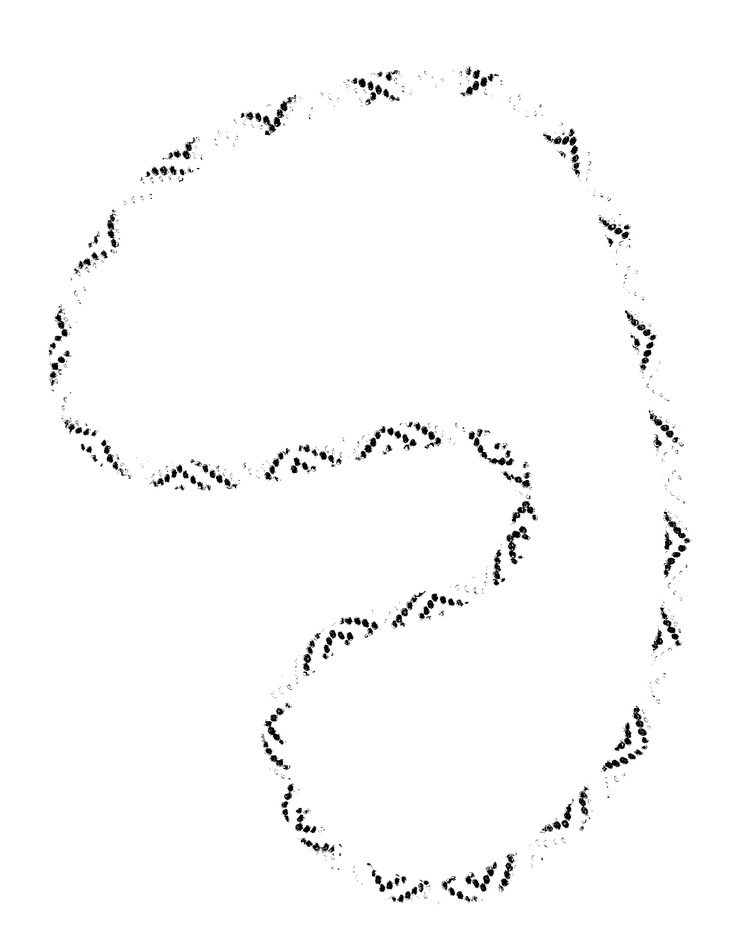
#> input picture beads-photo-2-yellow.jpg, 750 x 940 px, shrunk from 2540 x 3182 before the run
$ python bracelet-pattern-extractor.py
#> lines starting #> are read from the running program, lines starting #| are printed output that depends on the picture; after the words box and inside, x2 and y2 are one past the last pixel; in counts of white or black regions, pixels touching at a corner belong together; long printed decimals are rounded
# Mask images were produced "by hand" using https://github.com/rharriszzz/hsv_tools/blob/main/hsv_picker.py

import numpy as np
import matplotlib.pyplot as plt
from skimage import measure, morphology, filters
from skimage.io import imread
from skimage.morphology import binary_closing, remove_small_objects, disk, skeletonize
from skimage.graph import route_through_array
from scipy.spatial import distance
from scipy.interpolate import splprep, splev
from sklearn.linear_model import RANSACRegressor

# x_centerline, y_centerline = compute_bracelet_centerline_spline('yellow_mask.png', 'red_mask.png', 'black_mask.png')
# [23 lines left out: function compute_bracelet_centerline_spline, not called in this run]


def detect_beads_from_mask(mask, area_min, area_max,
                           smoothing_sigma=0, plot_debug=False,
                           bucket_size=20):
    """
    Detect bead centers from a binary mask, using area filtering.

    Args:
        mask (np.ndarray): Input binary mask (beads = black or 1, background = white or 0).
        area_min (float): Minimum area of a bead in pixels.
        area_max (float): Maximum area of a bead in pixels.
        smoothing_sigma (float): Optional Gaussian blur before processing.
        plot_debug (bool): If True, plot intermediate steps.
        bucket_size (int): Size of buckets for region size debugging.

    Returns:
        List of bead properties: each as a dict with x, y, area, major_axis, minor_axis, orientation.
    """

    # Step 1: Preprocessing
    # If the input is already a boolean mask (black=True), use it directly
    if mask.dtype == bool:
        binary = mask
    else:
        # convert image to boolean: black (<128) → True, white → False
        mask_bool = (mask < 128)
        if smoothing_sigma > 0:
            blurred = gaussian_filter(mask_bool.astype(float), sigma=smoothing_sigma)
            threshold = filters.threshold_otsu(blurred)
            binary = blurred > threshold
        else:
            binary = mask_bool

    # Step 2: Label regions
    labeled_mask = measure.label(binary)
    props = measure.regionprops(labeled_mask)

    # DEBUG: bucket region sizes into ranges and plot total pixels per bucket
    sizes = [p.area for p in props]
    if sizes:
        max_size = max(sizes)
        # create buckets: 0–(bucket_size-1), bucket_size–(2*bucket_size-1), ...
        bins = list(range(0, int(max_size) + bucket_size, bucket_size))
        bin_centers = [(b + bucket_size/2) for b in bins[:-1]]
        pixels_per_bin = []
        for start in bins[:-1]:
            end = start + bucket_size
            pixels = sum(a for a in sizes if start <= a < end)
            pixels_per_bin.append(pixels)

        # filter out empty buckets
        plot_centers = [c for c, p in zip(bin_centers, pixels_per_bin) if p > 0]
        plot_pixels = [p for p in pixels_per_bin if p > 0]
        plt.figure()
        plt.plot(plot_centers, plot_pixels,
                 marker='o', linestyle='None', markersize=3)
        plt.xlabel('Region size bucket center (pixels)')
        plt.ylabel('Total pixels in bucket')
        plt.title(f'Pixel count by region size (bucket={bucket_size})')
        plt.show()

    # Step 3: Area-based filtering (area_min and area_max are passed in)
    bead_list = []
    for p in props:
        if area_min <= p.area <= area_max:
            bead_info = {
                'x': float(p.centroid[1]),   # ensure native Python float
                'y': float(p.centroid[0]),
                'area': float(p.area),
                'major_axis': float(p.major_axis_length),
                'minor_axis': float(p.minor_axis_length),
                'orientation': float(p.orientation)  # Radians, CCW from x-axis
            }
            bead_list.append(bead_info)

    if plot_debug:
        fig, ax = plt.subplots(figsize=(8, 8))
        # display True→black, False→white
        ax.imshow(binary, cmap='gray_r', vmin=0, vmax=1)
        for bead in bead_list:
            # half the previous size
            ax.plot(bead['x'], bead['y'], 'ro', markersize=2)
        ax.set_title(f"Detected {len(bead_list)} beads")
        plt.show()

    return bead_list


def main():
    # estimated radius/area and filter bounds
    estimated_radius = 12.5  # pixels, as found before
    estimated_area = np.pi * estimated_radius**2
    area_tolerance = 0.6
    area_min = estimated_area * (1 - area_tolerance)
    area_max = estimated_area * (1 + area_tolerance)
    print(f"Area filter: min={area_min:.2f} px^2, max={area_max:.2f} px^2")

    runs = {
        "yellow": ["beads-photo-2-yellow.jpg"],
        "yellow+red": ["beads-photo-2-yellow.jpg", "beads-photo-2-red.jpg"],
        "yellow+red+black": [
            "beads-photo-2-yellow.jpg",
            "beads-photo-2-red.jpg",
            "beads-photo-2-black.jpg",
        ],
    }

    for name, paths in runs.items():
        # load & threshold each mask (<128 → True)
        imgs = [imread(p) for p in paths]
#> imgs = 1 item
        combined = (imgs[0] < 128)
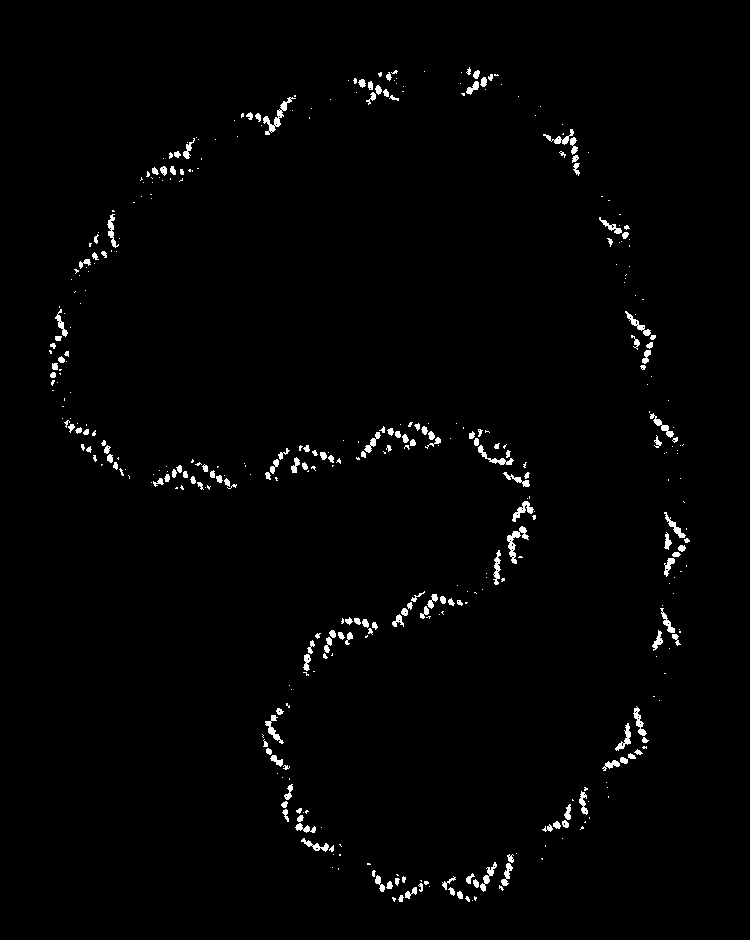
#> combined: shape (940, 750) bool; 1.5% white; 415 white regions (242 under 20 px)
        for img in imgs[1:]:
            combined |= (img < 128)
#> this loop made 0 passes

        print(f"\n=== Running on '{name}' mask(s): {paths} ===")
        beads = detect_beads_from_mask(
            combined,
            area_min,
            area_max,
            plot_debug=True
        )
#> in detect_beads_from_mask, `labeled_mask = measure.label(binary)`:
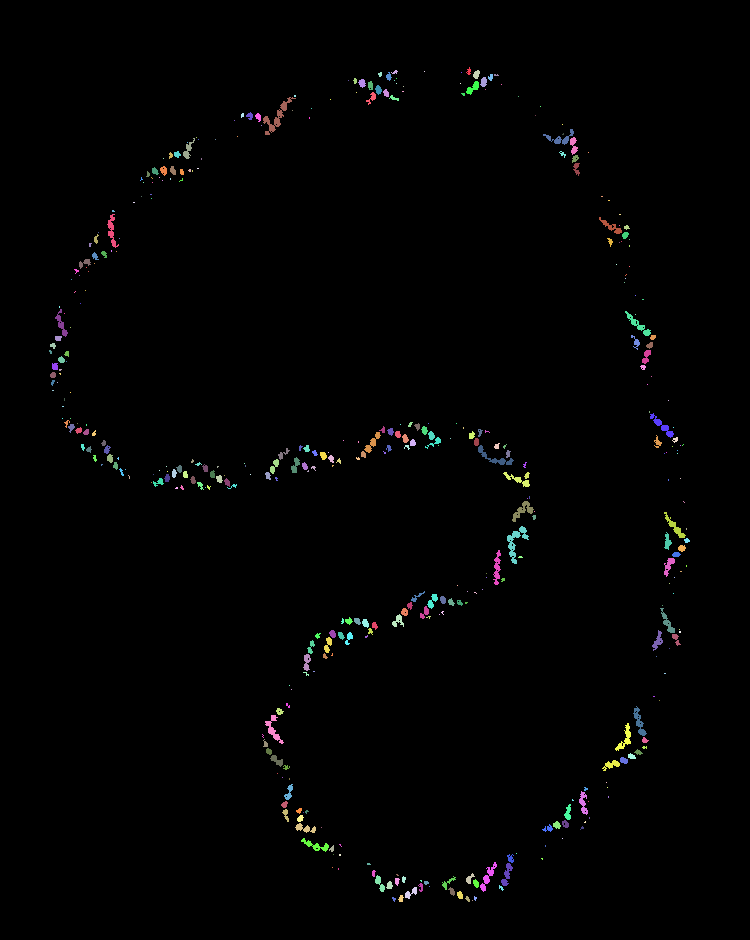
#> labeled_mask: shape (940, 750) int32; 416 distinct labels, from 0 to 415; one colour per label, 0 black
#> in detect_beads_from_mask, `props = measure.regionprops(labeled_mask)`: props = 415 regions; largest, box (x1, y1, x2, y2) and area: (263, 97, 296, 135) 274, (507, 526, 529, 564) 265, (478, 445, 514, 465) 175, (512, 501, 534, 522) 169, (265, 715, 284, 744) 164
#> in detect_beads_from_mask, `sizes = [p.area for p in props]`: sizes = 415 values, max 274 at index 31, min 1 at index 3, mean 25.22
#> in detect_beads_from_mask, `max_size = max(sizes)`: max_size = 274
#> the loop in detect_beads_from_mask, `for start in bins[:-1]:` made 14 passes
#> pixels on passes 1 to 12: 979, 2918, 1593, 809, 616, 660, 494, 1351, 508, 0, 0, 0
#> after the loop in detect_beads_from_mask, `for start in bins[:-1]:`: pixels_per_bin = [979, 2918, 1593, 809, 616, 660, 494, 1351, 508, 0, 0, 0, 0, 539]
#> in detect_beads_from_mask, `plot_centers = [c for c, p in zip(bin_centers, pixels_per_bin) if p > 0]`: plot_centers = [10, 30, 50, 70, 90, 110, 130, 150, 170, 270]
#> in detect_beads_from_mask, `plot_pixels = [p for p in pixels_per_bin if p > 0]`: plot_pixels = [979, 2918, 1593, 809, 616, 660, 494, 1351, 508, 539]
#> in detect_beads_from_mask, `plt.show()`:
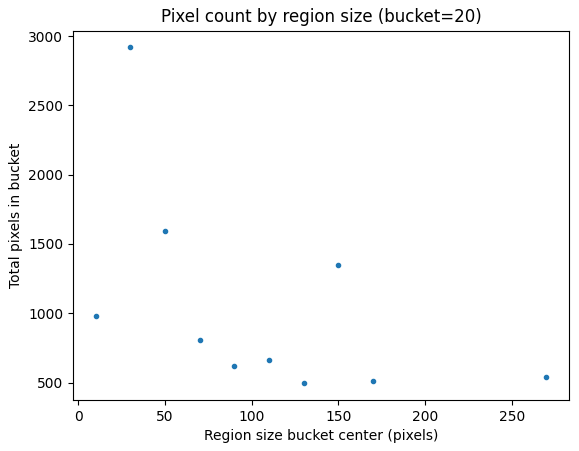
#> figure drawn by matplotlib, 1 panel; curve peaks at x = 30, y = 2918
#> after the loop in detect_beads_from_mask, `for p in props:`: bead_list = 2 items
#> the loop in detect_beads_from_mask, `for bead in bead_list:` made 2 passes
#> in detect_beads_from_mask, `plt.show()`:
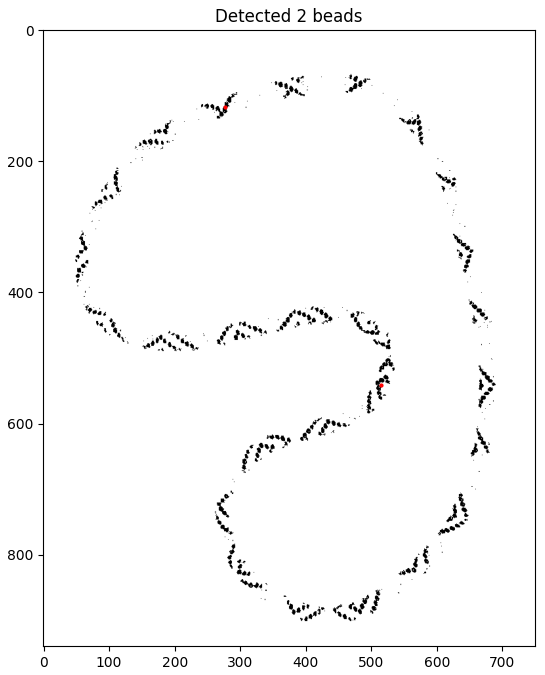
#> figure drawn by matplotlib, 1 panel
#> beads = 2 items
        print(f"Found {len(beads)} beads for '{name}'.")
#| Found 2 beads for 'yellow'.
        for bead in beads[:5]:
            print(bead)
#> this loop made 2 passes
#| {'x': 276.489, 'y': 116.690, 'area': 274.0, 'major_axis': 47.885, 'minor_axis': 14.869, 'orientation': -0.623}
#| {'x': 515.408, 'y': 541.517, 'area': 265.0, 'major_axis': 42.107, 'minor_axis': 18.297, 'orientation': -0.3318}
#> pass 2 of the loop in main, `for name, paths in runs.items():`:
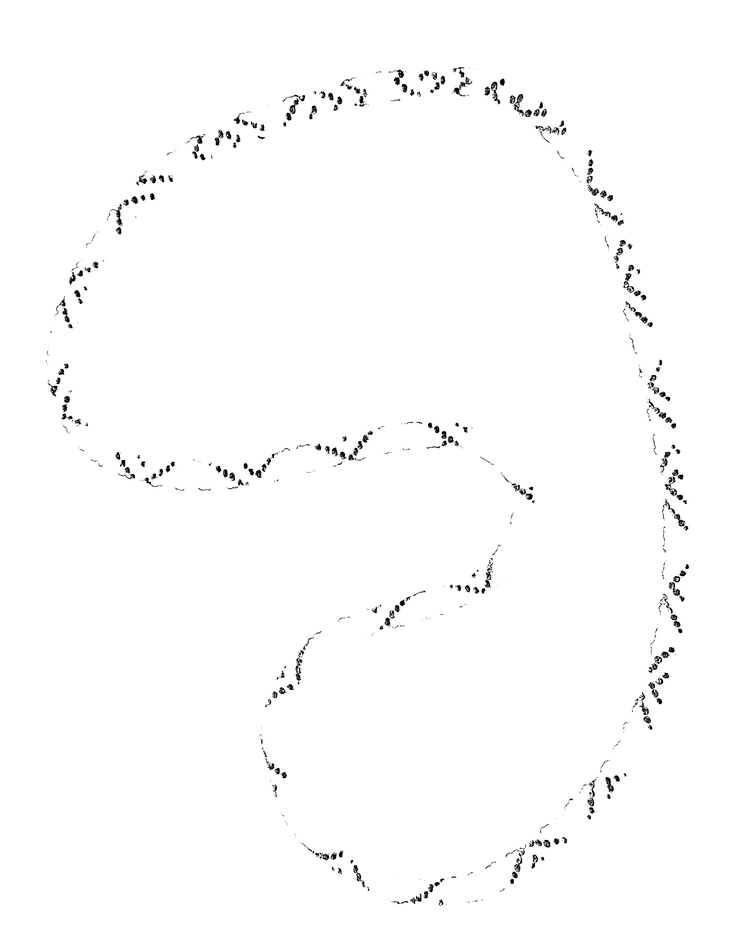
#> input picture beads-photo-2-red.jpg, 750 x 940 px, shrunk from 2540 x 3182 before the run
#> the loop in main, `for img in imgs[1:]:` made 1 pass
#> pass 1, in main, `combined |= (img < 128)`:
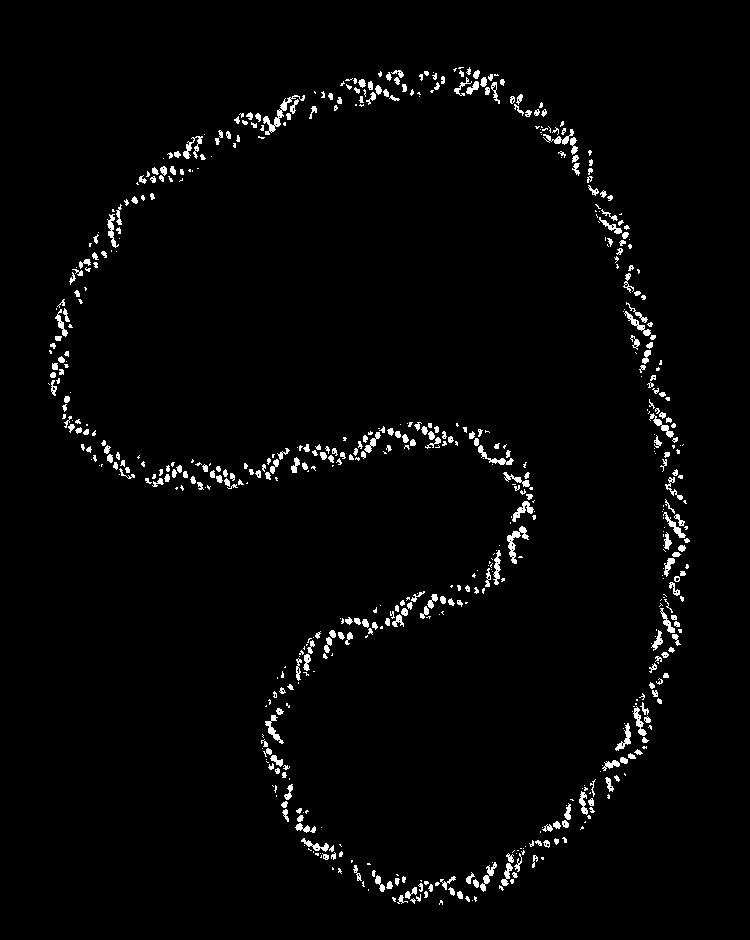
#> combined: shape (940, 750) bool; 2.4% white; 635 white regions (307 under 20 px)
#> labeled_mask: shape (940, 750) int32; 636 distinct labels, from 0 to 635
#> props = 635 regions; largest, box (x1, y1, x2, y2) and area: (263, 95, 305, 135) 308, (507, 526, 529, 564) 265, (478, 445, 514, 465) 177, (183, 136, 203, 159) 175, (512, 501, 534, 522) 169
#> sizes = 635 values, max 308 at index 42, min 1 at index 9, mean 26.49
#> max_size = 308
#> the loop in detect_beads_from_mask (call 2), `for start in bins[:-1]:` made 16 passes
#> pixels on passes 1 to 8: 2263, 6330, 2353, 1290, 690, 764, 502, 1213
#> after the loop in detect_beads_from_mask (call 2), `for start in bins[:-1]:`: pixels_per_bin = [2263, 6330, 2353, 1290, 690, 764, 502, 1213, 846, 0, 0, 0, 0, 265, 0, 308]
#> plot_centers = [10, 30, 50, 70, 90, 110, 130, 150, 170, 270, 310]
#> plot_pixels = [2263, 6330, 2353, 1290, 690, 764, 502, 1213, 846, 265, 308]
#> the loop in detect_beads_from_mask (call 2), `for bead in bead_list:` made 2 passes
#> in detect_beads_from_mask (call 2), `plt.show()`:
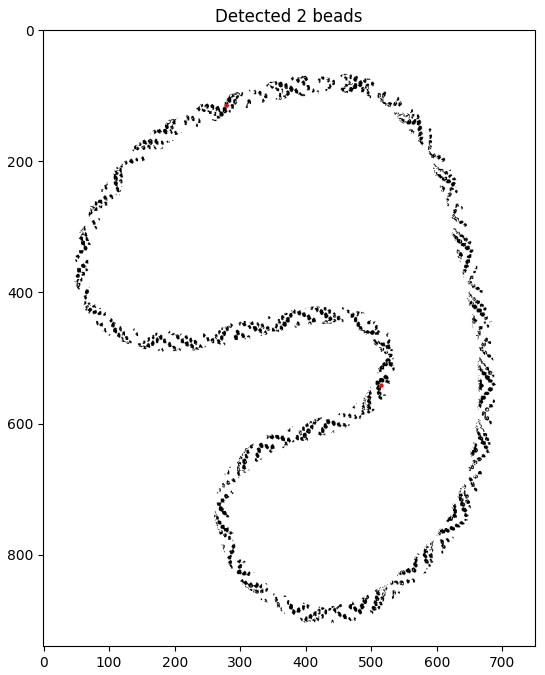
#> figure drawn by matplotlib, 1 panel
#| Found 2 beads for 'yellow+red'.
#> the loop in main, `for bead in beads[:5]:` made 2 passes
#| {'x': 278.893, 'y': 114.529, 'area': 308.0, 'major_axis': 58.116, 'minor_axis': 16.314, 'orientation': -0.7218}
#| {'x': 515.408, 'y': 541.517, 'area': 265.0, 'major_axis': 42.107, 'minor_axis': 18.297, 'orientation': -0.3318}
#> pass 3 of the loop in main, `for name, paths in runs.items():`:
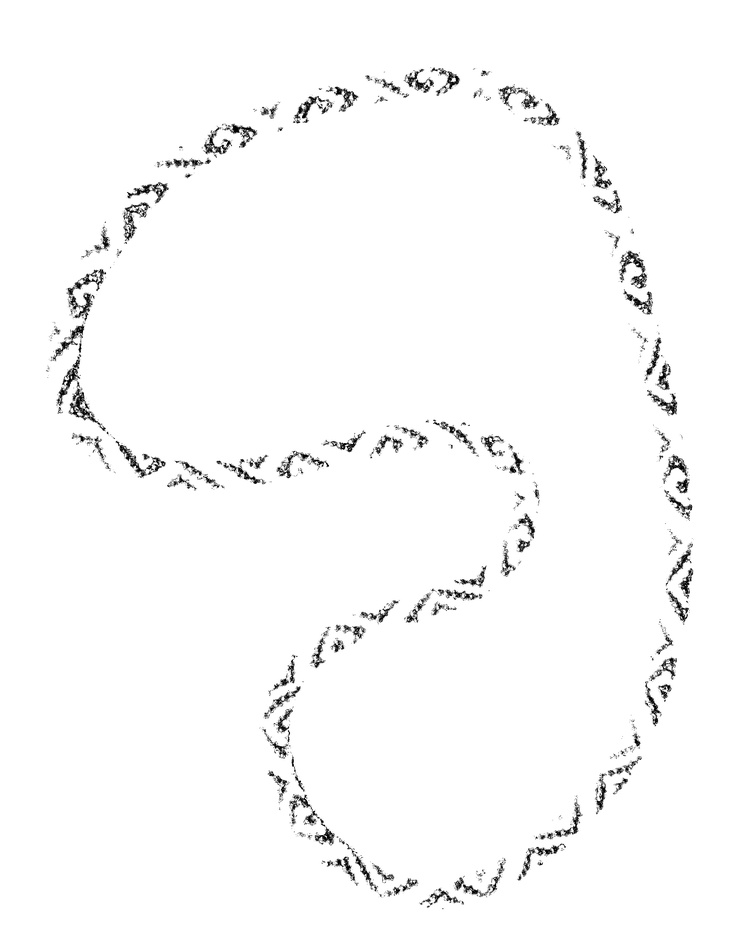
#> input picture beads-photo-2-black.jpg, 750 x 940 px, shrunk from 2540 x 3182 before the run
#> imgs = 3 items
#> the loop in main, `for img in imgs[1:]:` made 2 passes
#> in detect_beads_from_mask (call 3), `labeled_mask = measure.label(binary)`:
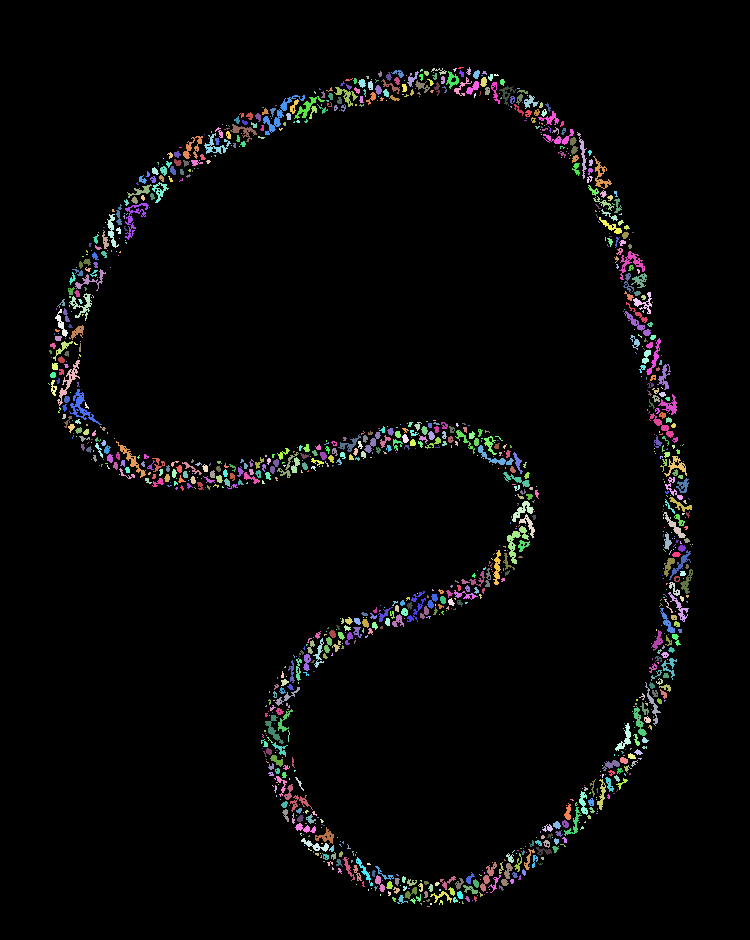
#> labeled_mask: shape (940, 750) int32; 1187 distinct labels, from 0 to 1186; one colour per label, 0 black
#> props = 1186 regions; largest, box (x1, y1, x2, y2) and area: (263, 95, 305, 135) 308, (69, 389, 102, 425) 281, (507, 526, 529, 564) 265, (57, 360, 80, 406) 237, (125, 203, 149, 240) 230
#> sizes = 1186 values, max 308 at index 69, min 1 at index 14, mean 24.29
#> the loop in detect_beads_from_mask (call 3), `for start in bins[:-1]:` made 16 passes
#> pixels on passes 1 to 8: 3993, 7871, 3042, 2545, 1602, 2376, 1939, 1963
#> after the loop in detect_beads_from_mask (call 3), `for start in bins[:-1]:`: pixels_per_bin = [3993, 7871, 3042, 2545, 1602, 2376, 1939, 1963, 1184, 754, 218, 467, 0, 265, 281, 308]
#> plot_centers = [10, 30, 50, 70, 90, 110, 130, 150, 170, 190, 210, 230, 270, 290, 310]
#> plot_pixels = [3993, 7871, 3042, 2545, 1602, 2376, 1939, 1963, 1184, 754, 218, 467, 265, 281, 308]
#> after the loop in detect_beads_from_mask (call 3), `for p in props:`: bead_list = 7 items
#> the loop in detect_beads_from_mask (call 3), `for bead in bead_list:` made 7 passes
#> in detect_beads_from_mask (call 3), `plt.show()`:
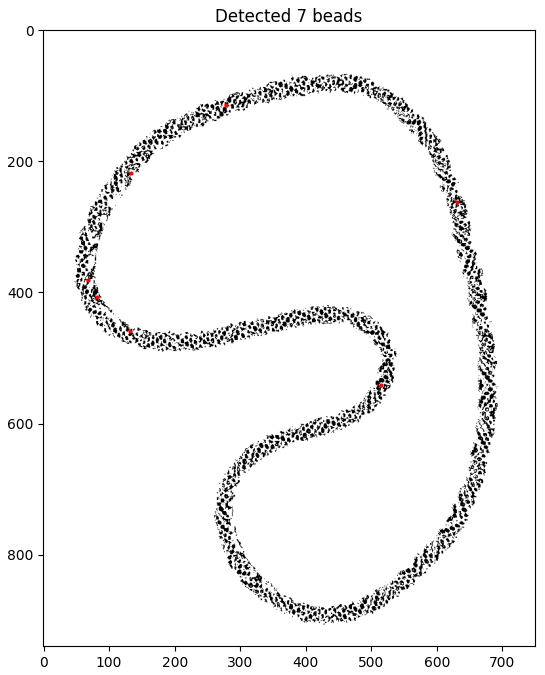
#> figure drawn by matplotlib, 1 panel
#| Found 7 beads for 'yellow+red+black'.
#> the loop in main, `for bead in beads[:5]:` made 5 passes
#| {'x': 278.893, 'y': 114.529, 'area': 308.0, 'major_axis': 58.116, 'minor_axis': 16.314, 'orientation': -0.7218}
#| {'x': 133.878, 'y': 217.117, 'area': 230.0, 'major_axis': 44.436, 'minor_axis': 19.656, 'orientation': -0.418}
#| {'x': 630.716, 'y': 262.417, 'area': 218.0, 'major_axis': 29.761, 'minor_axis': 23.999, 'orientation': -1.105}
#| {'x': 68.527, 'y': 380.586, 'area': 237.0, 'major_axis': 50.691, 'minor_axis': 9.890, 'orientation': -0.4526}
#| {'x': 80.854, 'y': 406.779, 'area': 281.0, 'major_axis': 39.727, 'minor_axis': 19.555, 'orientation': 0.5426}


if __name__ == "__main__":
    try:
        main()
    except KeyboardInterrupt:
        import sys
        sys.exit("\nInterrupted by user")
